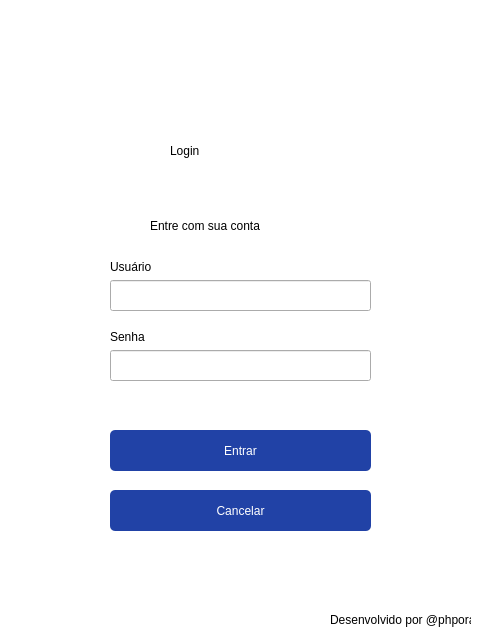
<?xml version="1.0" encoding="UTF-8"?>
<ui version="4.0">
 <class>Dialog</class>
 <widget class="QDialog" name="Dialog">
  <property name="enabled">
   <bool>true</bool>
  </property>
  <property name="geometry">
   <rect>
    <x>0</x>
    <y>0</y>
    <width>478</width>
    <height>633</height>
   </rect>
  </property>
  <property name="windowTitle">
   <string>Dialog</string>
  </property>
  <widget class="QWidget" name="bgwidget" native="true">
   <property name="geometry">
    <rect>
     <x>0</x>
     <y>0</y>
     <width>481</width>
     <height>641</height>
    </rect>
   </property>
   <property name="styleSheet">
    <string notr="true">QWidget#bgwidget{
	background-color: rgb(255, 255, 255);}</string>
   </property>
   <widget class="QLabel" name="label">
    <property name="geometry">
     <rect>
      <x>170</x>
      <y>120</y>
      <width>131</width>
      <height>61</height>
     </rect>
    </property>
    <property name="styleSheet">
     <string notr="true">font: 36pt &quot;MS Shell Dlg 2&quot;;</string>
    </property>
    <property name="text">
     <string>Login</string>
    </property>
   </widget>
   <widget class="QLabel" name="label_2">
    <property name="geometry">
     <rect>
      <x>150</x>
      <y>210</y>
      <width>201</width>
      <height>31</height>
     </rect>
    </property>
    <property name="styleSheet">
     <string notr="true">font: 16pt &quot;MS Shell Dlg 2&quot;;</string>
    </property>
    <property name="text">
     <string>Entre com sua conta</string>
    </property>
   </widget>
   <widget class="QPushButton" name="login">
    <property name="geometry">
     <rect>
      <x>110</x>
      <y>430</y>
      <width>261</width>
      <height>41</height>
     </rect>
    </property>
    <property name="styleSheet">
     <string notr="true">border-radius:5px;
background-color: rgb(33, 66, 166);
border-bottom-color: rgb(0, 0, 0);
font: 14pt &quot;MS Shell Dlg 2&quot;;
color: rgb(255, 255, 255);</string>
    </property>
    <property name="text">
     <string>Entrar</string>
    </property>
   </widget>
   <widget class="QLabel" name="label_3">
    <property name="geometry">
     <rect>
      <x>330</x>
      <y>610</y>
      <width>141</width>
      <height>20</height>
     </rect>
    </property>
    <property name="text">
     <string>Desenvolvido por @phporath</string>
    </property>
   </widget>
   <widget class="QLineEdit" name="emailfield">
    <property name="geometry">
     <rect>
      <x>110</x>
      <y>280</y>
      <width>261</width>
      <height>31</height>
     </rect>
    </property>
   </widget>
   <widget class="QLabel" name="label_4">
    <property name="geometry">
     <rect>
      <x>110</x>
      <y>260</y>
      <width>47</width>
      <height>14</height>
     </rect>
    </property>
    <property name="text">
     <string>Usuário</string>
    </property>
   </widget>
   <widget class="QLineEdit" name="passwordfield">
    <property name="geometry">
     <rect>
      <x>110</x>
      <y>350</y>
      <width>261</width>
      <height>31</height>
     </rect>
    </property>
   </widget>
   <widget class="QLabel" name="label_5">
    <property name="geometry">
     <rect>
      <x>110</x>
      <y>330</y>
      <width>47</width>
      <height>14</height>
     </rect>
    </property>
    <property name="text">
     <string>Senha</string>
    </property>
   </widget>
   <widget class="QLabel" name="error">
    <property name="geometry">
     <rect>
      <x>110</x>
      <y>400</y>
      <width>261</width>
      <height>16</height>
     </rect>
    </property>
    <property name="styleSheet">
     <string notr="true">font: 12pt &quot;MS Shell Dlg 2&quot;; color:red;</string>
    </property>
    <property name="text">
     <string/>
    </property>
   </widget>
   <widget class="QPushButton" name="cancel">
    <property name="geometry">
     <rect>
      <x>110</x>
      <y>490</y>
      <width>261</width>
      <height>41</height>
     </rect>
    </property>
    <property name="styleSheet">
     <string notr="true">border-radius:5px;
background-color: rgb(33, 66, 166);
border-bottom-color: rgb(0, 0, 0);
font: 14pt &quot;MS Shell Dlg 2&quot;;
color: rgb(255, 255, 255);</string>
    </property>
    <property name="text">
     <string>Cancelar</string>
    </property>
   </widget>
  </widget>
 </widget>
 <resources/>
 <connections/>
</ui>
